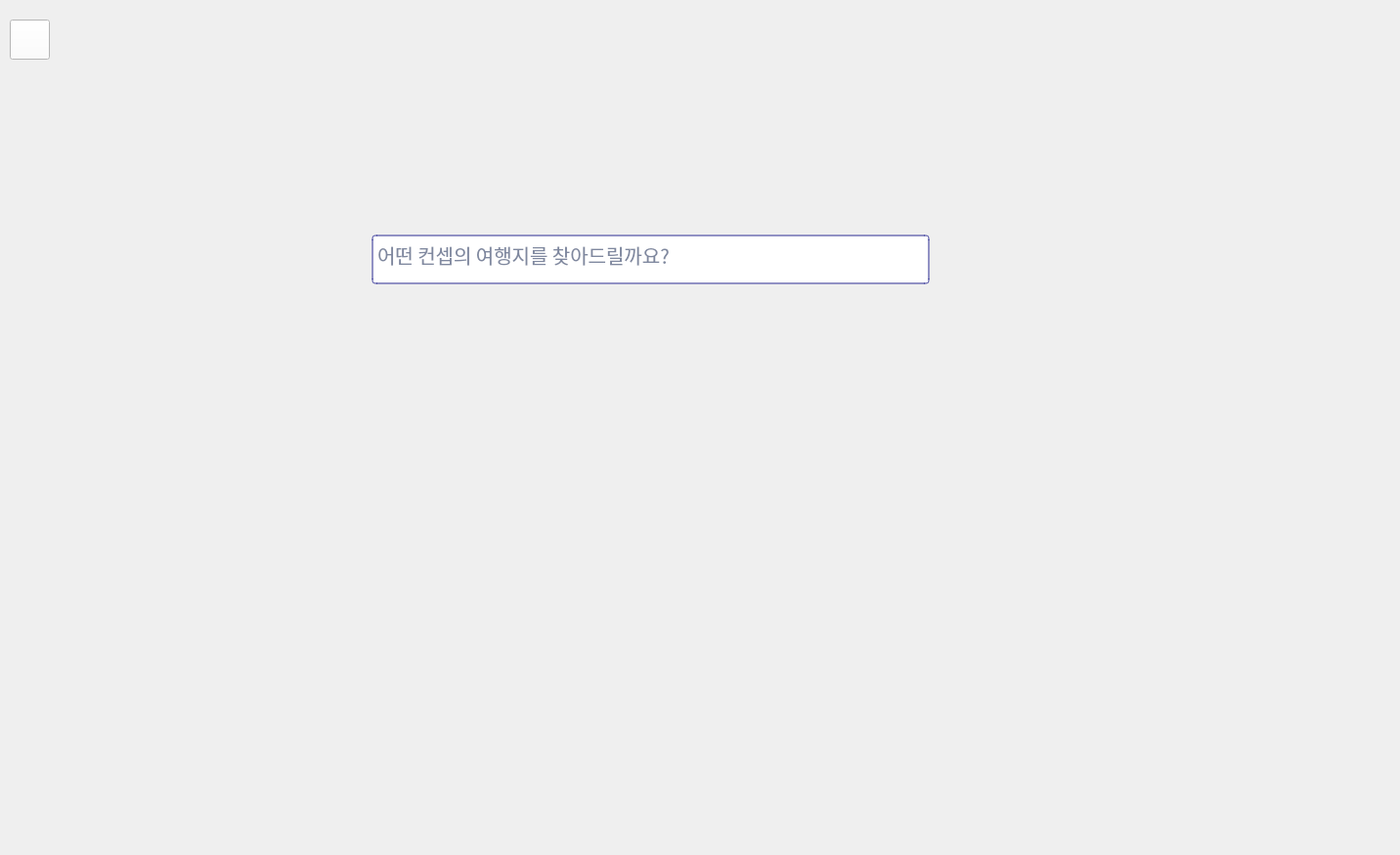
<?xml version="1.0" encoding="UTF-8"?>
<ui version="4.0">
 <class>Form</class>
 <widget class="QWidget" name="Form">
  <property name="geometry">
   <rect>
    <x>0</x>
    <y>0</y>
    <width>1432</width>
    <height>875</height>
   </rect>
  </property>
  <property name="windowTitle">
   <string>Form</string>
  </property>
  <widget class="QTextEdit" name="te_keyword">
   <property name="geometry">
    <rect>
     <x>380</x>
     <y>240</y>
     <width>571</width>
     <height>51</height>
    </rect>
   </property>
   <property name="font">
    <font>
     <family>맑은 고딕</family>
     <pointsize>15</pointsize>
    </font>
   </property>
   <property name="layoutDirection">
    <enum>Qt::LeftToRight</enum>
   </property>
   <property name="styleSheet">
    <string notr="true">color:rgb(0, 18, 63);
border: 2px solid rgba(51, 51, 153, 0.5);
border-radius: 5px;
text-align:center;
</string>
   </property>
   <property name="frameShape">
    <enum>QFrame::NoFrame</enum>
   </property>
   <property name="lineWidth">
    <number>2</number>
   </property>
   <property name="midLineWidth">
    <number>0</number>
   </property>
   <property name="placeholderText">
    <string>어떤 컨셉의 여행지를 찾아드릴까요?</string>
   </property>
  </widget>
  <widget class="QPushButton" name="btn_recommend">
   <property name="enabled">
    <bool>true</bool>
   </property>
   <property name="geometry">
    <rect>
     <x>980</x>
     <y>240</y>
     <width>91</width>
     <height>51</height>
    </rect>
   </property>
   <property name="font">
    <font>
     <family>Arial Black</family>
     <pointsize>15</pointsize>
     <weight>75</weight>
     <bold>true</bold>
    </font>
   </property>
   <property name="styleSheet">
    <string notr="true">background-color:rgb(255, 255, 255);
fill:rgb(42,169,224);</string>
   </property>
   <property name="text">
    <string/>
   </property>
   <property name="icon">
    <iconset>
     <normaloff>../../Downloads/search-location-solid.svg</normaloff>../../Downloads/search-location-solid.svg</iconset>
   </property>
   <property name="iconSize">
    <size>
     <width>50</width>
     <height>64</height>
    </size>
   </property>
   <property name="flat">
    <bool>true</bool>
   </property>
  </widget>
  <widget class="QWidget" name="verticalLayoutWidget">
   <property name="geometry">
    <rect>
     <x>0</x>
     <y>10</y>
     <width>1431</width>
     <height>831</height>
    </rect>
   </property>
   <layout class="QVBoxLayout" name="web"/>
  </widget>
  <widget class="QPushButton" name="home_button">
   <property name="geometry">
    <rect>
     <x>10</x>
     <y>20</y>
     <width>41</width>
     <height>41</height>
    </rect>
   </property>
   <property name="styleSheet">
    <string notr="true">background-color:rgb(255, 255, 255)</string>
   </property>
   <property name="text">
    <string/>
   </property>
   <property name="icon">
    <iconset>
     <normaloff>home.png</normaloff>home.png</iconset>
   </property>
   <property name="iconSize">
    <size>
     <width>35</width>
     <height>35</height>
    </size>
   </property>
  </widget>
  <zorder>verticalLayoutWidget</zorder>
  <zorder>btn_recommend</zorder>
  <zorder>te_keyword</zorder>
  <zorder>home_button</zorder>
 </widget>
 <resources/>
 <connections/>
</ui>
